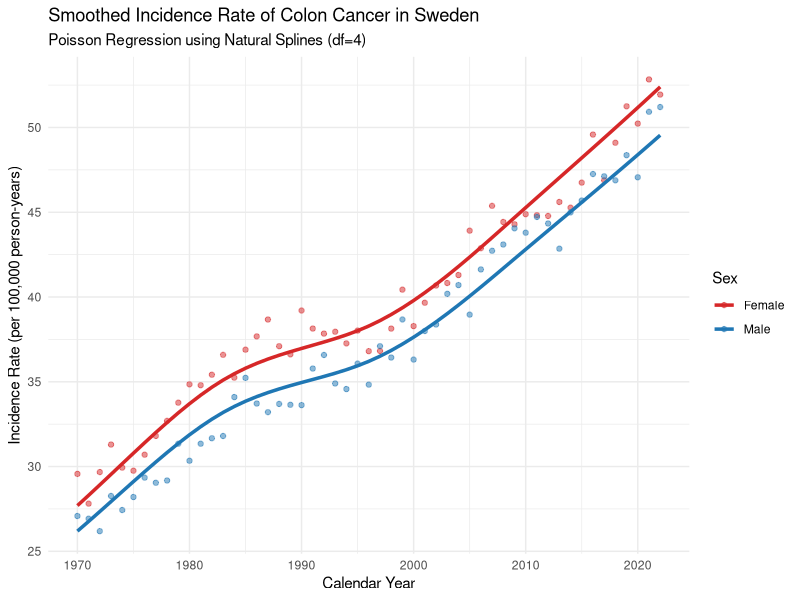
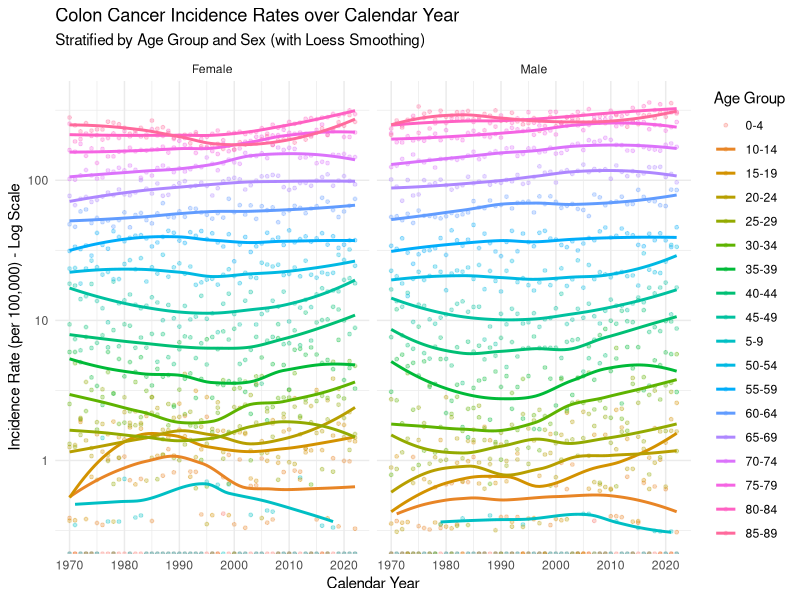
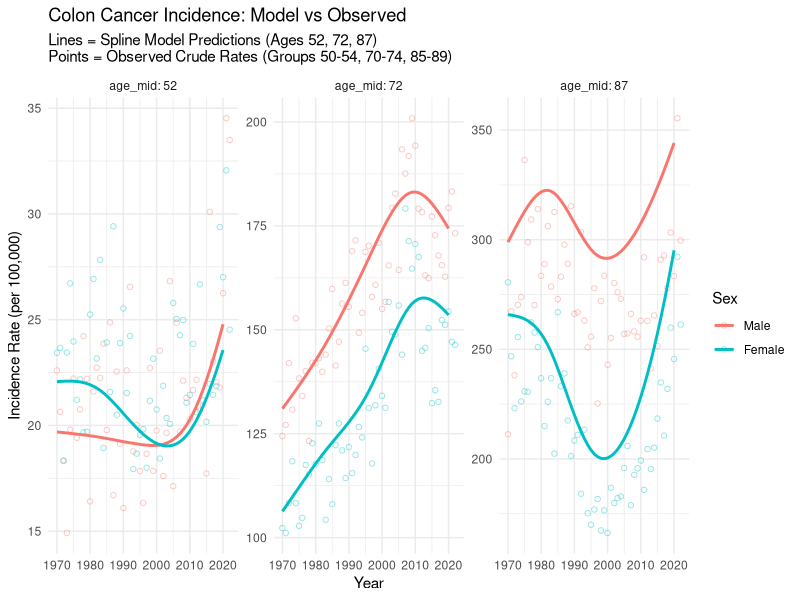
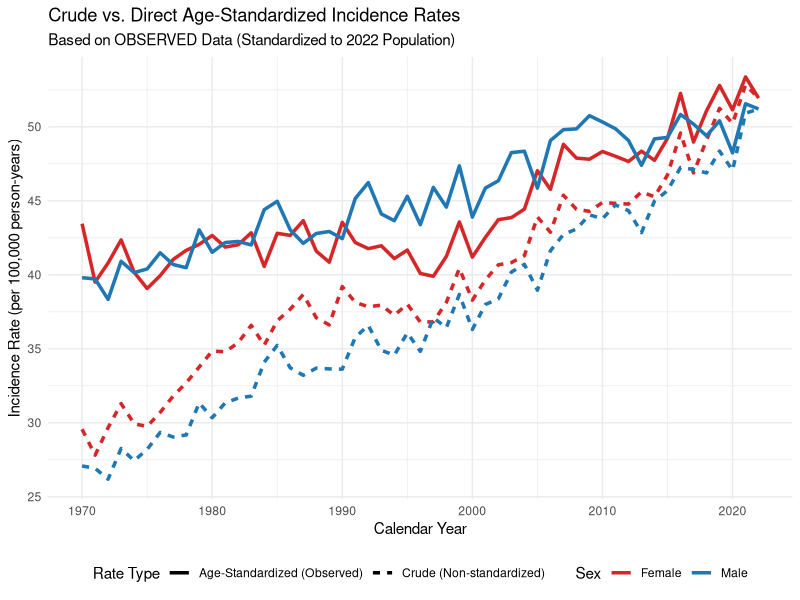
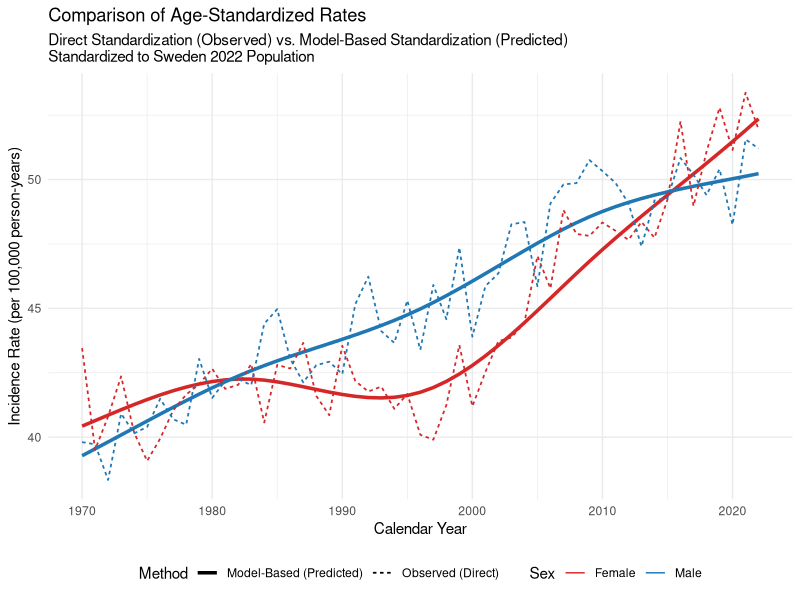

R code for these plots, in order:
## ---- chunk 1
library(tidyverse)
library(splines)
df_cases <- read_tsv("cases-1.tsv")
df_pop   <- read_tsv("population-1.tsv")
## ---- chunk 2
df_merged <- inner_join(df_cases, df_pop, by = c("year", "sex", "agegroup"))

# --- (Aggregation) ---
df_model_data <- df_merged %>%
  group_by(year, sex) %>%
  summarise(
    total_cases = sum(n, na.rm = TRUE),       
    total_pop   = sum(n_pop, na.rm = TRUE),  
    .groups = "drop"
  ) %>%
  mutate(sex = as.factor(sex)) 

# --- Poisson Regression ---
model_smooth <- glm(total_cases ~ ns(year, df = 4) + sex + offset(log(total_pop)),
                    family = poisson(link = "log"),
                    data = df_model_data)


summary(model_smooth)

# --- Visualization (Generate smooth curves) ---

# 1. Create a prediction dataset
# We create a new data frame and fix the total pop at 100,000
# The result predicted in this way is directly "the incidence rate per 100,000 people".
pred_data <- df_model_data %>%
  select(year, sex) %>%
  mutate(total_pop = 100000)

# 2. Calculate the predicted value (Predicted Rates)
pred_data$fitted_rate <- predict(model_smooth, newdata = pred_data, type = "response")

# 3. Calculate the crude incidence rate of the original data(Crude Rates) For comparison
df_model_data <- df_model_data %>%
  mutate(crude_rate = (total_cases / total_pop) * 100000)

df_model_data$sex <- as.factor(df_model_data$sex)
pred_data$sex     <- as.factor(pred_data$sex)

# plot
ggplot() +
  geom_point(data = df_model_data, 
             aes(x = year, y = crude_rate, color = sex), 
             alpha = 0.5) +
  geom_line(data = pred_data, 
            aes(x = year, y = fitted_rate, color = sex), 
            linewidth = 1.2) +
  scale_color_manual(values = c("Male" = "#1f77b4", "Female" = "#d62728"),
                     ) +
  labs(
    title = "Smoothed Incidence Rate of Colon Cancer in Sweden",
    subtitle = "Poisson Regression using Natural Splines (df=4)",
    y = "Incidence Rate (per 100,000 person-years)",
    x = "Calendar Year",
    color = "Sex"
  ) +
  theme_minimal()
## ---- chunk 3
# Create a specific dataframe for the years 1970 and 2020
target_data <- data.frame(
  year = c(1970, 1970, 2020, 2020),
  sex = as.factor(c("Male", "Female", "Male", "Female")), #
  total_pop = 100000
)

# Predict the rates
target_data$predicted_rate <- predict(model_smooth, newdata = target_data, type = "response")

# Display the results
print(target_data)
## ---- chunk 4
library(ggplot2)
library(dplyr)

# Prepare the data
df_plot <- df_merged %>%
  mutate(incidence_rate = (n / n_pop) * 100000)

# Create the Graph
ggplot(df_plot, aes(x = year, y = incidence_rate, color = agegroup, group = agegroup)) +
  geom_point(alpha = 0.3, size = 1) + 
  geom_smooth(method = "loess", se = FALSE, linewidth = 1) + 
  facet_wrap(~ sex) + 
  
  scale_y_log10() + 
  labs(
    title = "Colon Cancer Incidence Rates over Calendar Year",
    subtitle = "Stratified by Age Group and Sex (with Loess Smoothing)",
    x = "Calendar Year",
    y = "Incidence Rate (per 100,000) - Log Scale",
    color = "Age Group"
  ) +
  theme_minimal()
## ---- chunk 5
library(splines)
library(dplyr)

# --- Fit the Interaction Model ---
model_interaction <- glm(n ~ ns(year, df = 4) * sex + ns(year, df = 4) * agegroup + offset(log(n_pop)),
                         family = poisson(link = "log"),
                         data = df_merged,
                         control = list(maxit = 2000))

# --- Create a Prediction Dataset ---
target_data <- data.frame(
  year = c(1970, 1970, 2020, 2020),
  sex = as.factor(c("Male", "Female", "Male", "Female")),
  agegroup = "70-74", 
  n_pop = 100000
)

# --- Calculate the Predicted Rates ---
target_data$predicted_rate <- predict(model_interaction, newdata = target_data, type = "response")
install.packages("xtable")
library(xtable)
# --- View the Answer ---
xtable(target_data)
## ---- chunk 6
library(dplyr)
library(stringr)
library(splines)

df_q11 <- df_merged %>%
  mutate(
    lower_bound = as.numeric(str_extract(agegroup, "^[0-9]+")),
    age_mid = lower_bound + 2
  )
## ---- chunk 7
# ns(year, 4) * ns(age_mid, 4) * sex 
model_spline_age <- glm(n ~ ns(year, df = 4) * ns(age_mid, df = 4) * sex + offset(log(n_pop)),
                        family = poisson(link = "log"),
                        data = df_q11)

## ---- chunk 8
# --- A. Predict data (Lines) ---
# at 52, 72, 87 year-old
pred_data <- expand.grid(
  year = 1970:2020,
  sex = unique(df_q11$sex),
  age_mid = c(52, 72, 87),
  n_pop = 100000
)

pred_data$fitted_rate <- predict(model_spline_age, newdata = pred_data, type = "response")

# --- B. observation data (Points) ---
obs_data <- df_q11 %>%
  filter(agegroup %in% c("50-54", "70-74", "85-89")) %>%
  mutate(
    obs_rate = (n / n_pop) * 100000,
    target_age = case_when(
      agegroup == "50-54" ~ 52,
      agegroup == "70-74" ~ 72,
      agegroup == "85-89" ~ 87 
    )
  )
## ---- chunk 9
library(ggplot2)

ggplot() +
  geom_point(data = obs_data, 
             aes(x = year, y = obs_rate, color = sex), 
             alpha = 0.4, shape = 1) +
  
  geom_line(data = pred_data, 
            aes(x = year, y = fitted_rate, color = sex), 
            linewidth = 1) +
  facet_wrap(~ age_mid, scales = "free_y", labeller = label_both) +
  labs(
    title = "Colon Cancer Incidence: Model vs Observed",
    subtitle = "Lines = Spline Model Predictions (Ages 52, 72, 87)\nPoints = Observed Crude Rates (Groups 50-54, 70-74, 85-89)",
    y = "Incidence Rate (per 100,000)",
    x = "Year",
    color = "Sex"
  ) +
  theme_minimal()
## ---- chunk 10
library(dplyr)
library(ggplot2)

# --- Step 1: Define the Standard Population (2022) ---
std_pop_2022 <- df_q11 %>%
  filter(year == 2022) %>%
  select(sex, age_mid, std_pop = n_pop)

# --- Step 2: Calculate Observed Age-Specific Rates---
df_observed_rates <- df_q11 %>%
  mutate(obs_rate_per_person = n / n_pop)

# --- Step 3: Calculate Age-Standardized Rates (ASR) ---
# Formula: Sum(Observed_Rate_age_i * Pop_std_age_i) / Total_std_pop
df_standardized <- df_observed_rates %>%
  left_join(std_pop_2022, by = c("sex", "age_mid")) %>%
  group_by(year, sex) %>%
  summarise(
    expected_cases = sum(obs_rate_per_person * std_pop),
    total_std_pop = sum(std_pop),
    .groups = "drop"
  ) %>%
  mutate(
    rate = (expected_cases / total_std_pop) * 100000,
    type = "Age-Standardized (Observed)" 
  ) %>%
  select(year, sex, rate, type)

# --- Step 4: Calculate Crude Rates (for Comparison) ---
df_crude <- df_q11 %>%
  group_by(year, sex) %>%
  summarise(
    total_cases = sum(n),
    total_pop = sum(n_pop),
    .groups = "drop"
  ) %>%
  mutate(
    rate = (total_cases / total_pop) * 100000,
    type = "Crude (Non-standardized)"
  ) %>%
  select(year, sex, rate, type)

# --- Step 5: Combine and Plot ---
df_final_plot <- bind_rows(df_standardized, df_crude)

# Create the comparison graph
ggplot(df_final_plot, aes(x = year, y = rate, color = sex, linetype = type)) +
  geom_line(linewidth = 1.2) +
  scale_color_manual(values = c("Male" = "#1f77b4", "Female" = "#d62728")) +
  labs(
    title = "Crude vs. Direct Age-Standardized Incidence Rates",
    subtitle = "Based on OBSERVED Data (Standardized to 2022 Population)",
    y = "Incidence Rate (per 100,000 person-years)",
    x = "Calendar Year",
    color = "Sex",
    linetype = "Rate Type"
  ) +
  theme_minimal() +
  theme(legend.position = "bottom")
## ---- chunk 11
library(dplyr)
library(ggplot2)

# ==============================================================================
# Step 1: Define the Standard Population Weights (Year 2022)
std_pop_weights <- df_q11 %>%
  filter(year == 2022) %>%
  select(sex, age_mid, std_weight = n_pop)

# ==============================================================================
# Step 2: Method A - Direct Standardization of OBSERVED Rates (from Q12)
df_asr_observed <- df_q11 %>%
  mutate(raw_rate = n / n_pop) %>%
  left_join(std_pop_weights, by = c("sex", "age_mid")) %>%
  group_by(year, sex) %>%
  summarise(
    weighted_sum = sum(raw_rate * std_weight),
    total_weight = sum(std_weight),
    .groups = "drop"
  ) %>%
  mutate(
    rate = (weighted_sum / total_weight) * 100000,
    method = "Observed (Direct)" # Label for the plot
  )

# Step 3: Method B - Standardization of MODEL PREDICTED Rates (The Q13 Task)

pred_grid <- expand.grid(
  year = 1970:2022,
  age_mid = unique(df_q11$age_mid),
  sex = unique(df_q11$sex),
  n_pop = 100000 # Arbitrary population base to calculate the rate
)
pred_grid$pred_count <- predict(model_spline_age, newdata = pred_grid, type = "response")
pred_grid$pred_rate_per_person <- pred_grid$pred_count / 100000
df_asr_model <- pred_grid %>%
  left_join(std_pop_weights, by = c("sex", "age_mid")) %>%
  group_by(year, sex) %>%
  summarise(
    weighted_sum = sum(pred_rate_per_person * std_weight),
    total_weight = sum(std_weight),
    .groups = "drop"
  ) %>%
  mutate(
    rate = (weighted_sum / total_weight) * 100000,
    method = "Model-Based (Predicted)" 
  )

# Step 4: Combine and Plot the Comparison
df_comparison <- bind_rows(df_asr_observed, df_asr_model)
ggplot(df_comparison, aes(x = year, y = rate, color = sex, linetype = method)) +
  geom_line(aes(linewidth = method)) + 
  scale_color_manual(values = c("Male" = "#1f77b4", "Female" = "#d62728")) +
  scale_linewidth_manual(values = c("Observed (Direct)" = 0.6, "Model-Based (Predicted)" = 1.2)) +
  
  labs(
    title = "Comparison of Age-Standardized Rates",
    subtitle = "Direct Standardization (Observed) vs. Model-Based Standardization (Predicted)\nStandardized to Sweden 2022 Population",
    y = "Incidence Rate (per 100,000 person-years)",
    x = "Calendar Year",
    color = "Sex",
    linetype = "Method",
    linewidth = "Method"
  ) +
  theme_minimal() +
  theme(legend.position = "bottom")
